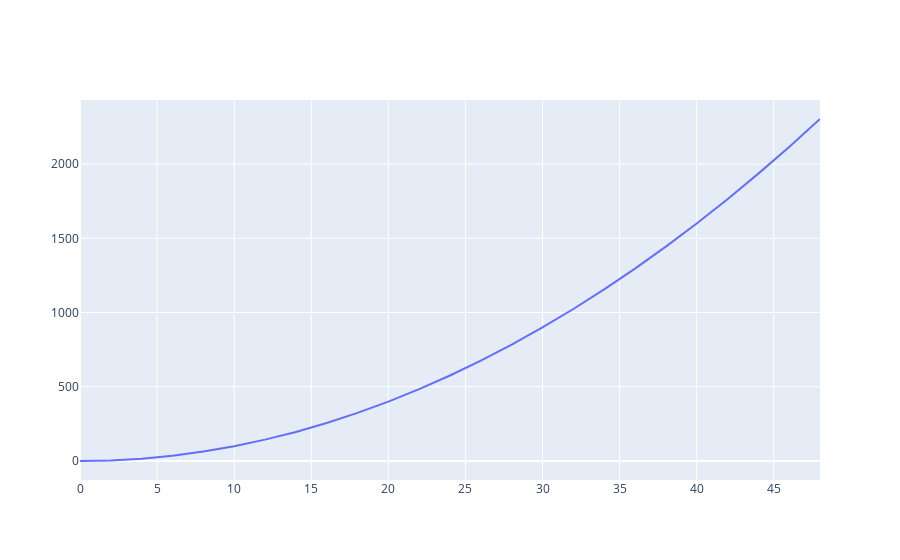

Notebook cell for this chart:
### Code cell
# first graph
# x-axis -> X ; y-axis -> X squared
fig = go.Figure()

# add args (Trace, titles, update axis, ...)
fig.add_trace(go.Scatter(x=x, y=x**2))

fig.show()
# note the interactivity on the graph

### Figure 1 — Plotly figure (JSON) as saved in the notebook; plotly's stock layout.template omitted (floating-point values rounded to 4 significant figures)
{"data": [{"type": "scatter", "x": [0, 2, 4, 6, 8, 10, 12, 14, 16, 18, 20, 22, 24, 26, 28, 30, 32, 34, 36, 38, 40, 42, 44, 46, 48], "y": [0, 4, 16, 36, 64, 100, 144, 196, 256, 324, 400, 484, 576, 676, 784, 900, 1024, 1156, 1296, 1444, 1600, 1764, 1936, 2116, 2304]}], "layout": {}}
